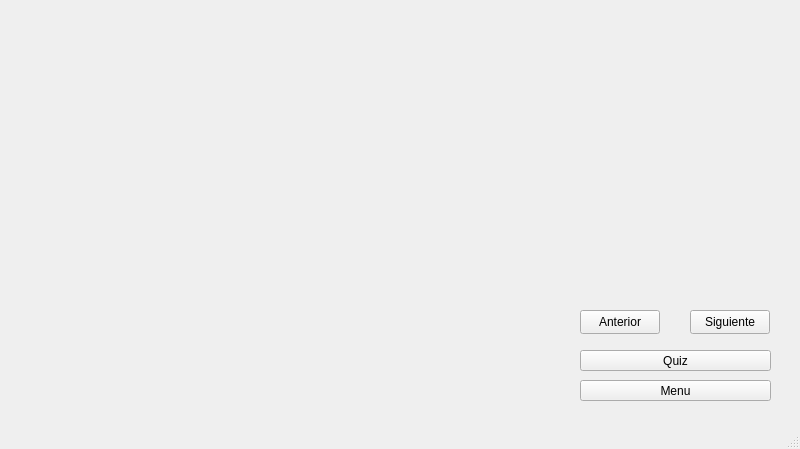
<?xml version="1.0" encoding="UTF-8"?>
<ui version="4.0">
 <class>Clase3</class>
 <widget class="QMainWindow" name="Clase3">
  <property name="geometry">
   <rect>
    <x>0</x>
    <y>0</y>
    <width>800</width>
    <height>449</height>
   </rect>
  </property>
  <property name="windowTitle">
   <string>MainWindow</string>
  </property>
  <widget class="QWidget" name="centralwidget">
   <widget class="QLabel" name="titulo">
    <property name="geometry">
     <rect>
      <x>250</x>
      <y>20</y>
      <width>321</width>
      <height>51</height>
     </rect>
    </property>
    <property name="font">
     <font>
      <family>Bernard MT Condensed</family>
      <pointsize>20</pointsize>
     </font>
    </property>
    <property name="text">
     <string/>
    </property>
    <property name="alignment">
     <set>Qt::AlignCenter</set>
    </property>
   </widget>
   <widget class="QPushButton" name="BotonSiguiente">
    <property name="geometry">
     <rect>
      <x>690</x>
      <y>310</y>
      <width>80</width>
      <height>24</height>
     </rect>
    </property>
    <property name="text">
     <string>Siguiente</string>
    </property>
   </widget>
   <widget class="QLabel" name="label_2">
    <property name="geometry">
     <rect>
      <x>10</x>
      <y>10</y>
      <width>61</width>
      <height>21</height>
     </rect>
    </property>
    <property name="text">
     <string/>
    </property>
   </widget>
   <widget class="QLabel" name="texto">
    <property name="geometry">
     <rect>
      <x>160</x>
      <y>90</y>
      <width>541</width>
      <height>151</height>
     </rect>
    </property>
    <property name="font">
     <font>
      <family>Candara</family>
      <pointsize>12</pointsize>
      <bold>false</bold>
     </font>
    </property>
    <property name="text">
     <string/>
    </property>
    <property name="wordWrap">
     <bool>true</bool>
    </property>
   </widget>
   <widget class="QPushButton" name="irQuiz2">
    <property name="geometry">
     <rect>
      <x>580</x>
      <y>350</y>
      <width>191</width>
      <height>21</height>
     </rect>
    </property>
    <property name="text">
     <string>Quiz</string>
    </property>
   </widget>
   <widget class="QLabel" name="iD">
    <property name="geometry">
     <rect>
      <x>10</x>
      <y>40</y>
      <width>131</width>
      <height>21</height>
     </rect>
    </property>
    <property name="text">
     <string/>
    </property>
   </widget>
   <widget class="QPushButton" name="BotonAnterior">
    <property name="geometry">
     <rect>
      <x>580</x>
      <y>310</y>
      <width>80</width>
      <height>24</height>
     </rect>
    </property>
    <property name="text">
     <string>Anterior</string>
    </property>
   </widget>
   <widget class="QPushButton" name="botonVolver">
    <property name="geometry">
     <rect>
      <x>580</x>
      <y>380</y>
      <width>191</width>
      <height>21</height>
     </rect>
    </property>
    <property name="text">
     <string>Menu</string>
    </property>
   </widget>
   <widget class="QLabel" name="image">
    <property name="geometry">
     <rect>
      <x>30</x>
      <y>240</y>
      <width>361</width>
      <height>161</height>
     </rect>
    </property>
    <property name="font">
     <font>
      <family>Candara</family>
      <pointsize>12</pointsize>
      <bold>false</bold>
     </font>
    </property>
    <property name="text">
     <string/>
    </property>
    <property name="wordWrap">
     <bool>true</bool>
    </property>
   </widget>
  </widget>
  <widget class="QMenuBar" name="menubar">
   <property name="geometry">
    <rect>
     <x>0</x>
     <y>0</y>
     <width>800</width>
     <height>21</height>
    </rect>
   </property>
  </widget>
  <widget class="QStatusBar" name="statusbar"/>
 </widget>
 <resources/>
 <connections/>
</ui>
